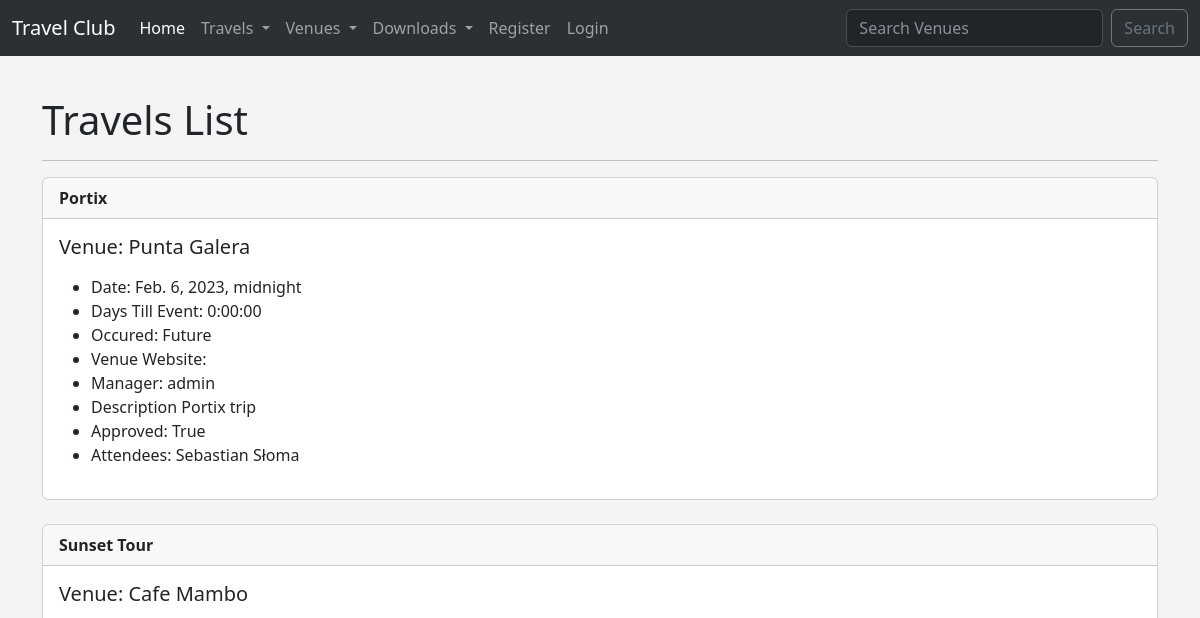
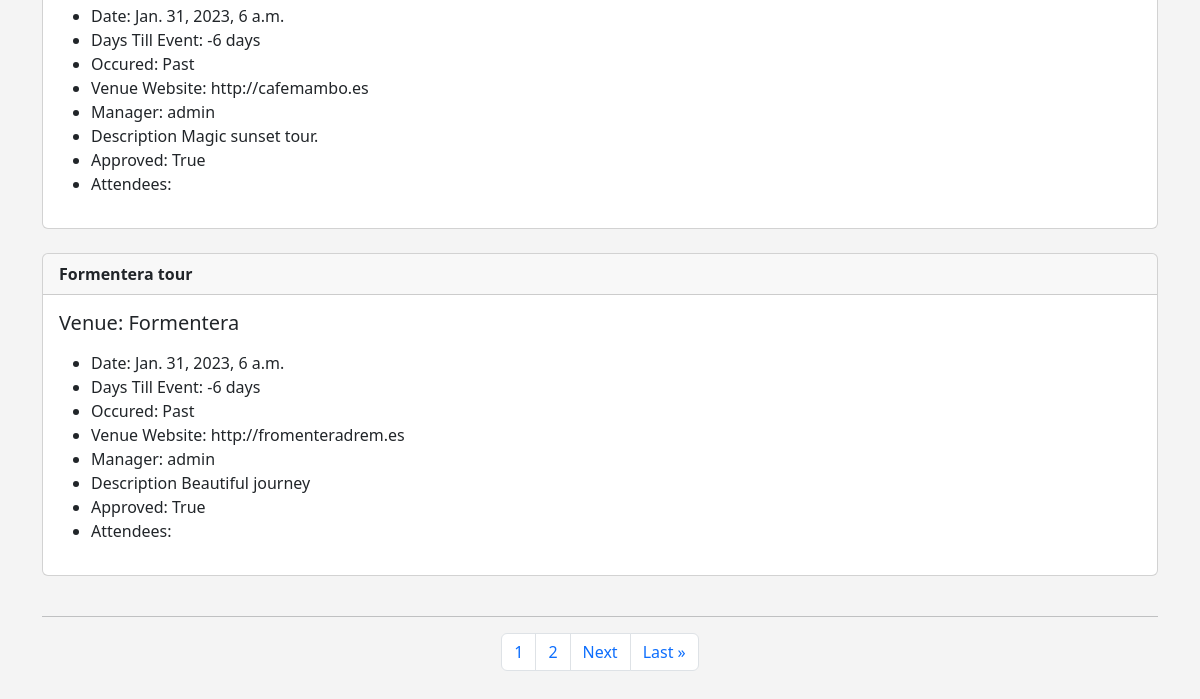
The page /travels on the database as committed earlier (2 pictures, top to bottom).
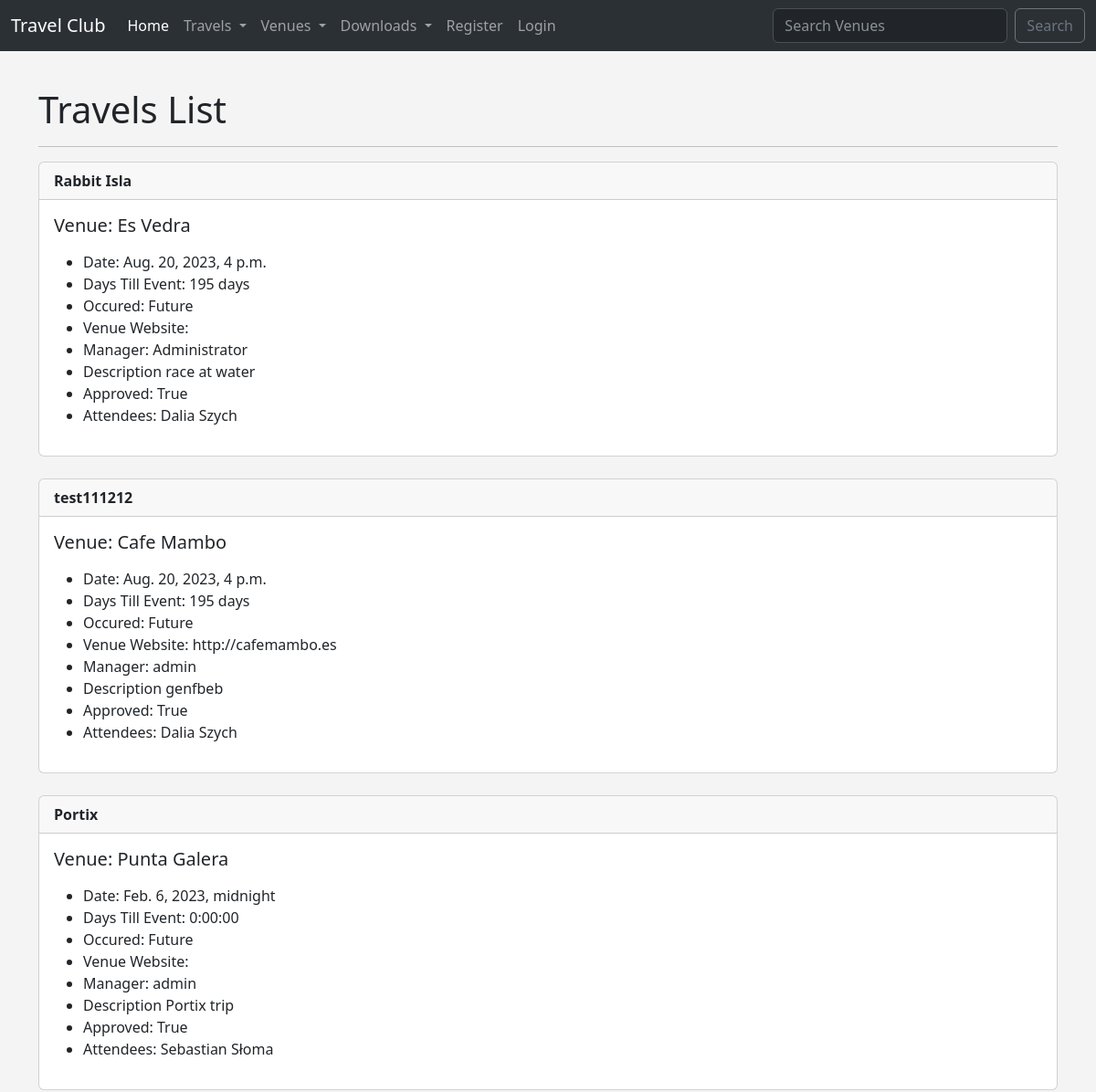
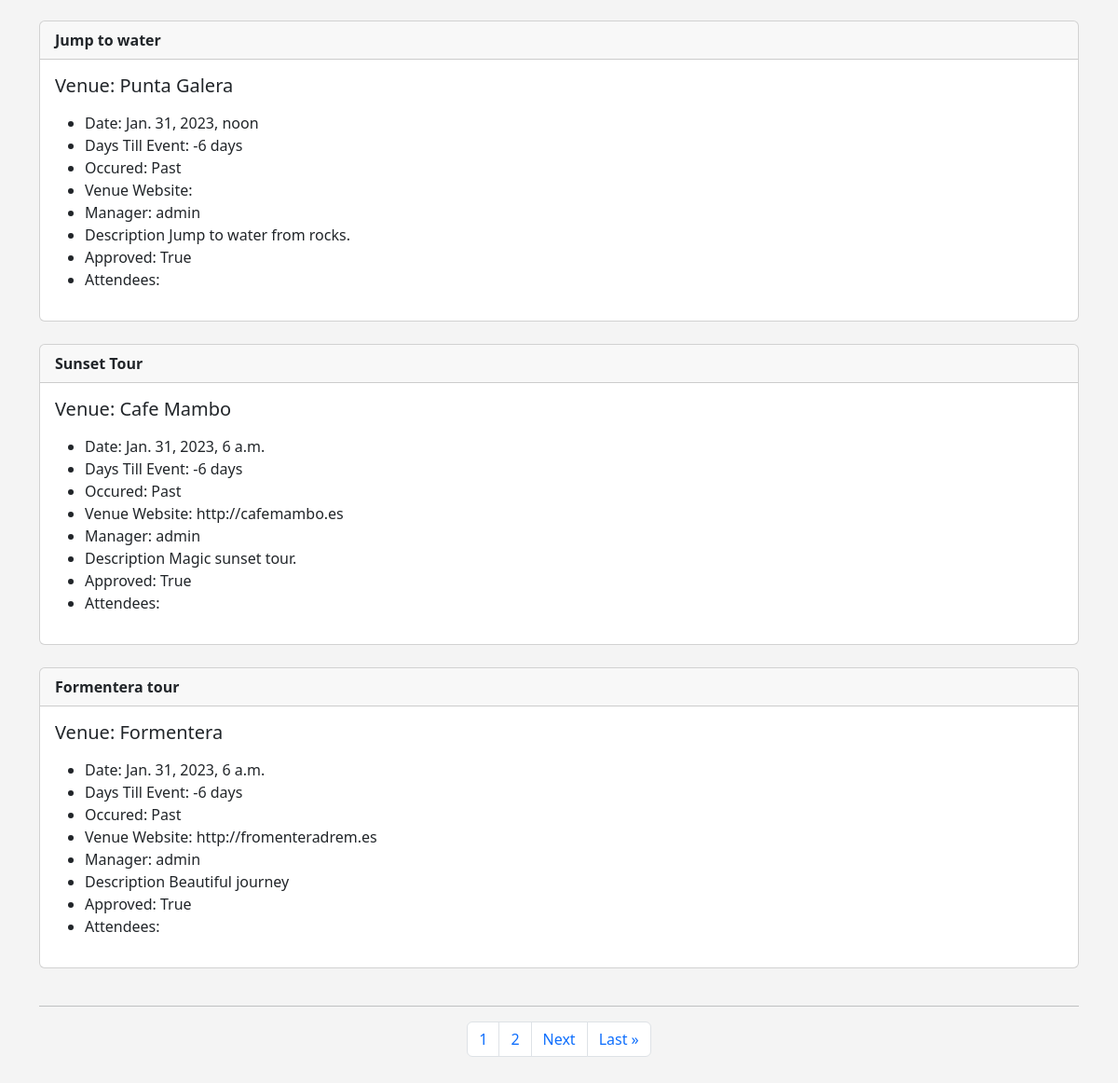
The same page on the database as committed later (2 pictures, top to bottom).
### travel/models.py (models this page shows)
class Travel(models.Model):
    name = models.CharField('Travel Name', max_length=120)
    travel_date = models.DateTimeField('Travel Date')
    venue = models.ForeignKey(
        Venue, blank=True, null=True, on_delete=models.CASCADE)
    manager = models.ForeignKey(User, blank=True, null=True, on_delete=models.SET_NULL)
    description = models.TextField(blank=True)
    attendees = models.ManyToManyField(TravelUser, blank=True)
    approved = models.BooleanField('Approved', default=False)
    def __str__(self):
        return self.name
    @property
    def Days_till(self):
        today = date.today()
        days_till = self.travel_date.date() - today
        days_till_stripped = str(days_till).split(',', 1)[0]
        return days_till_stripped
    @property
    def Is_Past(self):
        today = date.today()
        if self.travel_date.date() < today:
            thing = 'Past'
        else:
            thing = 'Future'
        return thing

class Venue(models.Model):
    name = models.CharField('Venue Name', max_length=120)
    address = models.CharField(max_length=300)
    zip_code = models.CharField('Zip Code', max_length=15)
    phone = models.CharField('Contact Phone', max_length=25, blank=True)
    web = models.URLField('Website Address', blank=True)
    email_address = models.EmailField('Email', blank=True)
    owner = models.IntegerField('Venue Owner', blank=False, default=1)
    venue_image = models.ImageField(null=True, blank=True, upload_to='images/')
    def __str__(self):
        return self.name

class TravelUser(models.Model):
    first_name = models.CharField(max_length=30)
    last_name = models.CharField(max_length=30)
    email = models.EmailField('User Email')
    def __str__(self):
        return self.first_name + ' ' + self.last_name

### travel/views.py (the view)
# urls.py: path('travels', views.all_travels, name='list-travels'),
def all_travels(request):
    travel_list = Travel.objects.all().order_by('-travel_date')
    p = Paginator(Venue.objects.all(), 8)
    page = request.GET.get('page')
    travels = p.get_page(page)
    nums = 'a' * travels.paginator.num_pages
    return render(request, 'travel/travel_list.html', {
        'travel_list': travel_list, 'travels': travels, 'nums': nums
    })

### travel/templates/travel/travel_list.html (shortened to what this page needs)
{% extends 'travel/base.html' %}
{% block content %}
<h1>Travels List</h1>
<hr>
    {% for travel in travel_list %}
    {% if travel.approved %}
    <div class="card">
        <div class="card-header">
            <strong>{{ travel }}</strong>
        </div>
        <div class="card-body">
          <h5 class="card-title">Venue: {{ travel.venue }}</h5>
          <p class="card-text">
            <ul>
                <li>Date: {{ travel.travel_date }} </li>
                <li>Days Till Event: {{ travel.Days_till }}</li>
                <li>Occured: {{ travel.Is_Past }}</li>
                <li>Venue Website: {{ travel.venue.web }} </li>
                <li>Manager: {{ travel.manager }} </li>
                <li>Description {{ travel.description }} </li>
                <li>Approved: {{ travel.approved }}</li>
                <li>Attendees:
                {% for user in travel.attendees.all %}
                {{ user }}
                {% endfor %}
            </li>
            </ul>
          </p>
        </div>
      </div>
      <br>
      {% endif %}
    {% endfor %}
    <hr>
    <nav aria-label="Page navigation example">
      <ul class="pagination justify-content-center">
    {% for i in nums %}
        <li class="page-item"><a class="page-link" href="?page={{ forloop.counter }}">{{ forloop.counter }}</a></li>
    {% endfor %}
    {% if travels.has_next %}
        <li class="page-item"><a class="page-link" href="?page={{ travels.next_page_number }}">Next</a></li>
        <li class="page-item"><a class="page-link" href="?page={{ travels.paginator.num_pages }}">Last &raquo</a></li>
    {% endif %}
     </ul>
    </nav>
    <br><br>
{% endblock %}

Rows that differ between the two databases and show on the page:
now on this page (row edited): Travel: name "Rabbit Isla", venue "Es Vedra", travel_date "Aug. 20, 2023, 4 p.m.", Days_till "195 days", Is_Past "Future", manager "Administrator", description "race at water", approved "True"
now on this page (row unchanged): TravelUser: first_name+last_name "Dalia Szych"
now on this page (row edited): Travel: name "test111212", venue "Cafe Mambo", travel_date "Aug. 20, 2023, 4 p.m.", Days_till "195 days", Is_Past "Future", venue.web "http://cafemambo.es", manager "admin", description "genfbeb", approved "True"
now on this page (row edited): Travel: name "Jump to water", venue "Punta Galera", travel_date "Jan. 31, 2023, noon", Days_till "-6 days", Is_Past "Past", manager "admin", description "Jump to water from rocks.", approved "True"
